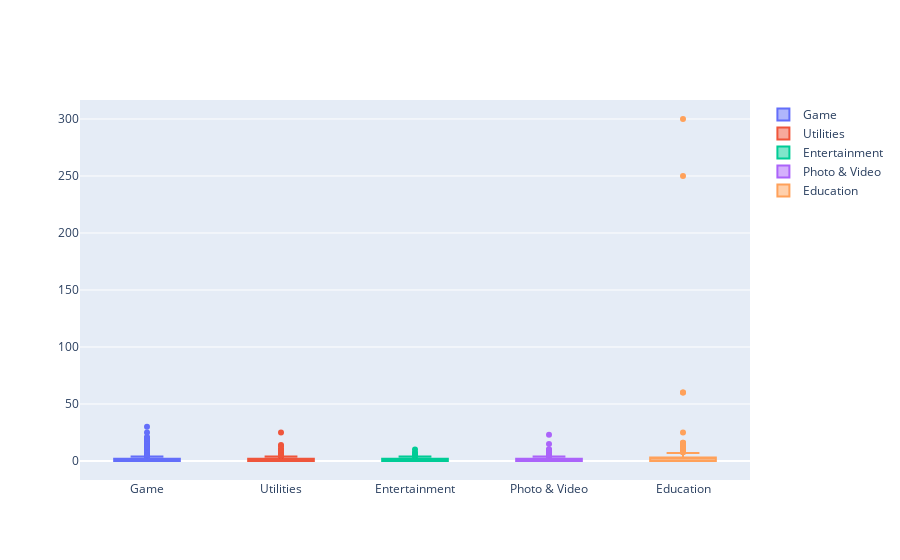

Notebook code for this chart:
### Code cell
trace0 = go.Box(
    # Data for Game
    y=large_categories['price'][large_categories['prime_genre']=='Games'],
    name = 'Game'
)

trace1 = go.Box(
    # Data for Utilities
    y=large_categories['price'][large_categories['prime_genre']=='Utilities'],
    name = 'Utilities'
)

trace2 = go.Box(
    # Data for Entertainment
    y=large_categories['price'][large_categories['prime_genre']=='Entertainment'],
    name = 'Entertainment'
)

trace3 = go.Box(
    # Data for Photo & Video
    y=large_categories['price'][large_categories['prime_genre']=='Photo & Video'],
    name = 'Photo & Video'
)

trace4 = go.Box(
    # Data for Education
    y=large_categories['price'][large_categories['prime_genre']=='Education'],
    name = 'Education'
)
data = [trace0, trace1,trace2,trace3,trace4]
plotly.offline.iplot({'data': data})

### Figure 1 — Plotly figure (JSON) as saved in the notebook; plotly's stock layout.template omitted (floating-point values rounded to 4 significant figures; data arrays with more than 128 entries replaced by an {"elided": "..."} marker saying what was removed)
{"data": [{"name": "Game", "type": "box", "y": {"elided": "3862 float values"}}, {"name": "Utilities", "type": "box", "y": {"elided": "248 float values"}}, {"name": "Entertainment", "type": "box", "y": {"elided": "535 float values"}}, {"name": "Photo & Video", "type": "box", "y": {"elided": "349 float values"}}, {"name": "Education", "type": "box", "y": {"elided": "453 float values"}}], "layout": {}}
